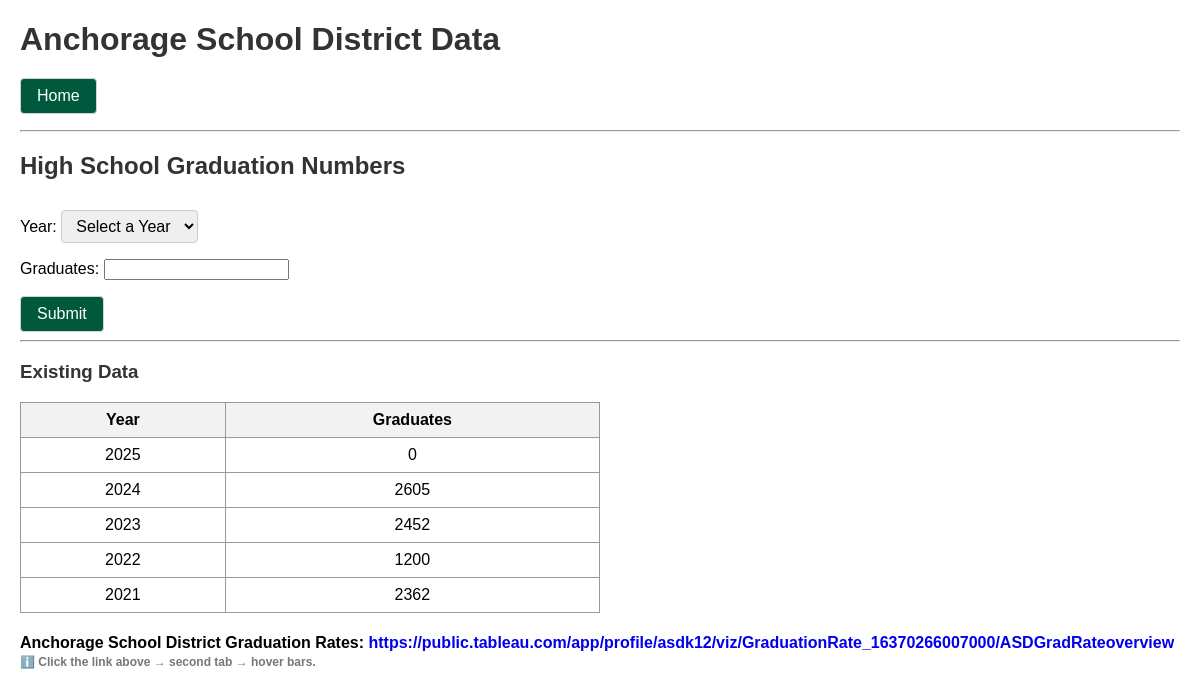
The page /graduates/ on the database its author committed.
### main/models.py (models this page shows, shortened)
class GraduationData(models.Model):
    year = models.IntegerField(unique=True)
    graduates = models.IntegerField()

### main/views.py (the view)
# urls.py: path('graduates/', views.graduate_data, name='graduates'),
def graduate_data(request):
    error = None
    current_year = datetime.now().year
    for year in range(2021, current_year + 1):
        GraduationData.objects.get_or_create(year=year, defaults={'graduates': 0})
    if request.method == 'POST':
        password = request.POST.get('graduate_password', '').strip()
        if not check_password(password, settings.UPLOAD_PASSWORD_HASH):
            error = "Invalid password."
            form = GraduationForm(request.POST)
        else:
            form = GraduationForm(request.POST)
            if form.is_valid():
                year = form.cleaned_data['year']
                graduates = form.cleaned_data['graduates']
                GraduationData.objects.update_or_create(
                    year=year,
                    defaults={'graduates': graduates}
                )
                script_path = os.path.join(settings.BASE_DIR, "main", "arima.py")
                subprocess.run([sys.executable, script_path], check=True)
                return redirect('graduates')
    else:
        form = GraduationForm()
    data = GraduationData.objects.all().order_by('-year')
    return render(request, "graduates.html", {
        'form': form,
        'data': data,
        'error': error
    })

### main/forms.py (shortened to what this page needs)
class GraduationForm(forms.ModelForm):
    current_year = datetime.now().year
    YEAR_CHOICES = [("", "Select a Year")] + [
        (y, str(y)) for y in range(current_year, 2020, -1)
    ]
    year = forms.ChoiceField(
        choices=YEAR_CHOICES,
        label="Year",
        required=True,
        widget=forms.Select(attrs={'class': 'form-select'})
    )
    class Meta:
        model = GraduationData
        fields = ['year', 'graduates']

### main/context_processors.py (called while the page is built)
def add_prefix(request):
    return {"URL_PREFIX": settings.URL_PREFIX}

### main/templates/graduates.html (shortened to what this page needs)
{% load static %}
<!DOCTYPE html>
<html>
<head>
    <link rel="stylesheet" href="{% static 'style.css' %}">
</head>
<body>
    <h1>Anchorage School District Data</h1>
    <p>
        <a href="{% if URL_PREFIX %}/{{ URL_PREFIX }}/{% else %}/{% endif %}"><button>Home</button></a>
    </p>
    <hr>
    <h2>High School Graduation Numbers</h2>
    <form method="POST" id="gradForm" onsubmit="showPasswordBox(event)">
        {{ form.as_p }}
        <button type="submit">Submit</button>
    </form>
    <hr>
    <h3>Existing Data</h3>
    <table>
        <tr>
            <th>Year</th>
            <th>Graduates</th>
        </tr>
        {% for entry in data %}
        <tr>
            <td>{{ entry.year }}</td>
            <td>{{ entry.graduates }}</td>
        </tr>
        {% empty %}
        <tr>
            <td colspan="2">No data yet.</td>
        </tr>
        {% endfor %}
    </table>
    <h4>
        Anchorage School District Graduation Rates:
        <a href="https://public.tableau.com/app/profile/asdk12/viz/GraduationRate_16370266007000/ASDGradRateoverview" target="_blank">
            https://public.tableau.com/app/profile/asdk12/viz/GraduationRate_16370266007000/ASDGradRateoverview
        </a>
        <span style="font-size:12px;color:#777;">
            <br>ℹ️ Click the link above → second tab → hover bars.
        </span>
    </h4>
</body>
</html>

### main/static/style.css (style rules this page uses)
body { font-family: Arial, sans-serif; margin: 40px; background: white; }
h1 { margin-bottom: 20px; color: #222; }
button { padding: 8px 16px; cursor: pointer; border: 1px solid lightgrey; border-radius: 4px; background: #00583D; color: white; font-size: 16px; transition: background-color 0.2s ease; }
select { padding: 6px 10px; font-size: 16px; border-radius: 4px; border: 1px solid #ccc; margin-top: 10px; }
a { text-decoration: none; }

### main/templates/graduates.html (style rules this page uses)
input[type=number] { -moz-appearance: textfield; }
body { font-family: Arial, sans-serif; margin: 20px; }
table { border-collapse: collapse; width: 50%; margin-top: 10px; }
th, td { border: 1px solid #999; padding: 8px; text-align: center; }
th { background-color: #f2f2f2; }
h1, h2, h3 { color: #333; }

### rows shown on the page
GraduationData: year "2025", graduates "0"
GraduationData: year "2024", graduates "2605"
GraduationData: year "2023", graduates "2452"
GraduationData: year "2022", graduates "1200"
GraduationData: year "2021", graduates "2362"
